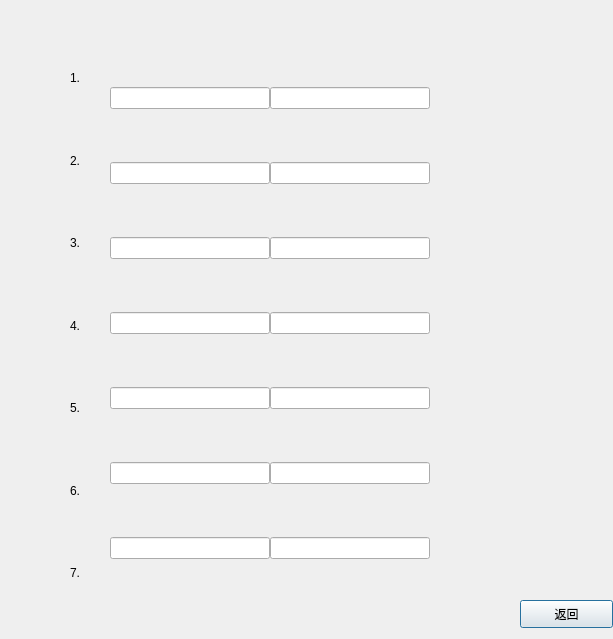
<?xml version="1.0" encoding="UTF-8"?>
<ui version="4.0">
 <class>va</class>
 <widget class="QDialog" name="va">
  <property name="geometry">
   <rect>
    <x>0</x>
    <y>0</y>
    <width>613</width>
    <height>639</height>
   </rect>
  </property>
  <property name="windowTitle">
   <string>Dialog</string>
  </property>
  <property name="styleSheet">
   <string notr="true">
#va{border-image: url(:/new/prefix1/picture/timgOOEYZ94H.jpg)}</string>
  </property>
  <widget class="QWidget" name="verticalLayoutWidget">
   <property name="geometry">
    <rect>
     <x>70</x>
     <y>40</y>
     <width>41</width>
     <height>571</height>
    </rect>
   </property>
   <layout class="QVBoxLayout" name="verticalLayout">
    <item>
     <widget class="QLabel" name="label_3">
      <property name="styleSheet">
       <string notr="true">font: 20pt &quot;仿宋&quot;;</string>
      </property>
      <property name="text">
       <string>1.</string>
      </property>
     </widget>
    </item>
    <item>
     <widget class="QLabel" name="label_2">
      <property name="styleSheet">
       <string notr="true">font: 20pt &quot;仿宋&quot;;</string>
      </property>
      <property name="text">
       <string>2.</string>
      </property>
     </widget>
    </item>
    <item>
     <widget class="QLabel" name="label">
      <property name="styleSheet">
       <string notr="true">font: 20pt &quot;仿宋&quot;;</string>
      </property>
      <property name="text">
       <string>3.</string>
      </property>
     </widget>
    </item>
    <item>
     <widget class="QLabel" name="label_7">
      <property name="styleSheet">
       <string notr="true">font: 20pt &quot;仿宋&quot;;</string>
      </property>
      <property name="text">
       <string>4.</string>
      </property>
     </widget>
    </item>
    <item>
     <widget class="QLabel" name="label_6">
      <property name="styleSheet">
       <string notr="true">font: 20pt &quot;仿宋&quot;;</string>
      </property>
      <property name="text">
       <string>5.</string>
      </property>
     </widget>
    </item>
    <item>
     <widget class="QLabel" name="label_5">
      <property name="styleSheet">
       <string notr="true">font: 20pt &quot;仿宋&quot;;</string>
      </property>
      <property name="text">
       <string>6.</string>
      </property>
     </widget>
    </item>
    <item>
     <widget class="QLabel" name="label_4">
      <property name="styleSheet">
       <string notr="true">font: 20pt &quot;仿宋&quot;;</string>
      </property>
      <property name="text">
       <string>7.</string>
      </property>
     </widget>
    </item>
   </layout>
  </widget>
  <widget class="QWidget" name="verticalLayoutWidget_2">
   <property name="geometry">
    <rect>
     <x>110</x>
     <y>40</y>
     <width>160</width>
     <height>571</height>
    </rect>
   </property>
   <layout class="QVBoxLayout" name="verticalLayout_2">
    <item>
     <widget class="QLineEdit" name="lineEdit">
      <property name="styleSheet">
       <string notr="true">font: 20pt &quot;仿宋&quot;;</string>
      </property>
     </widget>
    </item>
    <item>
     <widget class="QLineEdit" name="lineEdit_2">
      <property name="styleSheet">
       <string notr="true">font: 20pt &quot;仿宋&quot;;</string>
      </property>
     </widget>
    </item>
    <item>
     <widget class="QLineEdit" name="lineEdit_3">
      <property name="styleSheet">
       <string notr="true">font: 20pt &quot;仿宋&quot;;</string>
      </property>
     </widget>
    </item>
    <item>
     <widget class="QLineEdit" name="lineEdit_4">
      <property name="styleSheet">
       <string notr="true">font: 20pt &quot;仿宋&quot;;</string>
      </property>
     </widget>
    </item>
    <item>
     <widget class="QLineEdit" name="lineEdit_5">
      <property name="styleSheet">
       <string notr="true">font: 20pt &quot;仿宋&quot;;</string>
      </property>
     </widget>
    </item>
    <item>
     <widget class="QLineEdit" name="lineEdit_6">
      <property name="styleSheet">
       <string notr="true">font: 20pt &quot;仿宋&quot;;</string>
      </property>
     </widget>
    </item>
    <item>
     <widget class="QLineEdit" name="lineEdit_7">
      <property name="styleSheet">
       <string notr="true">font: 20pt &quot;仿宋&quot;;</string>
      </property>
     </widget>
    </item>
   </layout>
  </widget>
  <widget class="QWidget" name="verticalLayoutWidget_3">
   <property name="geometry">
    <rect>
     <x>270</x>
     <y>40</y>
     <width>160</width>
     <height>571</height>
    </rect>
   </property>
   <layout class="QVBoxLayout" name="verticalLayout_3">
    <item>
     <widget class="QLineEdit" name="lineEdit_8">
      <property name="styleSheet">
       <string notr="true">font: 20pt &quot;仿宋&quot;;</string>
      </property>
     </widget>
    </item>
    <item>
     <widget class="QLineEdit" name="lineEdit_9">
      <property name="styleSheet">
       <string notr="true">font: 20pt &quot;仿宋&quot;;</string>
      </property>
     </widget>
    </item>
    <item>
     <widget class="QLineEdit" name="lineEdit_10">
      <property name="styleSheet">
       <string notr="true">font: 20pt &quot;仿宋&quot;;</string>
      </property>
     </widget>
    </item>
    <item>
     <widget class="QLineEdit" name="lineEdit_11">
      <property name="styleSheet">
       <string notr="true">font: 20pt &quot;仿宋&quot;;</string>
      </property>
     </widget>
    </item>
    <item>
     <widget class="QLineEdit" name="lineEdit_12">
      <property name="styleSheet">
       <string notr="true">font: 20pt &quot;仿宋&quot;;</string>
      </property>
     </widget>
    </item>
    <item>
     <widget class="QLineEdit" name="lineEdit_13">
      <property name="styleSheet">
       <string notr="true">font: 20pt &quot;仿宋&quot;;</string>
      </property>
     </widget>
    </item>
    <item>
     <widget class="QLineEdit" name="lineEdit_14">
      <property name="styleSheet">
       <string notr="true">font: 20pt &quot;仿宋&quot;;</string>
      </property>
     </widget>
    </item>
   </layout>
  </widget>
  <widget class="QPushButton" name="pushButton_2">
   <property name="geometry">
    <rect>
     <x>520</x>
     <y>600</y>
     <width>93</width>
     <height>28</height>
    </rect>
   </property>
   <property name="styleSheet">
    <string notr="true">font: 10pt &quot;仿宋&quot;;</string>
   </property>
   <property name="text">
    <string>返回</string>
   </property>
  </widget>
 </widget>
 <resources/>
 <connections/>
</ui>
